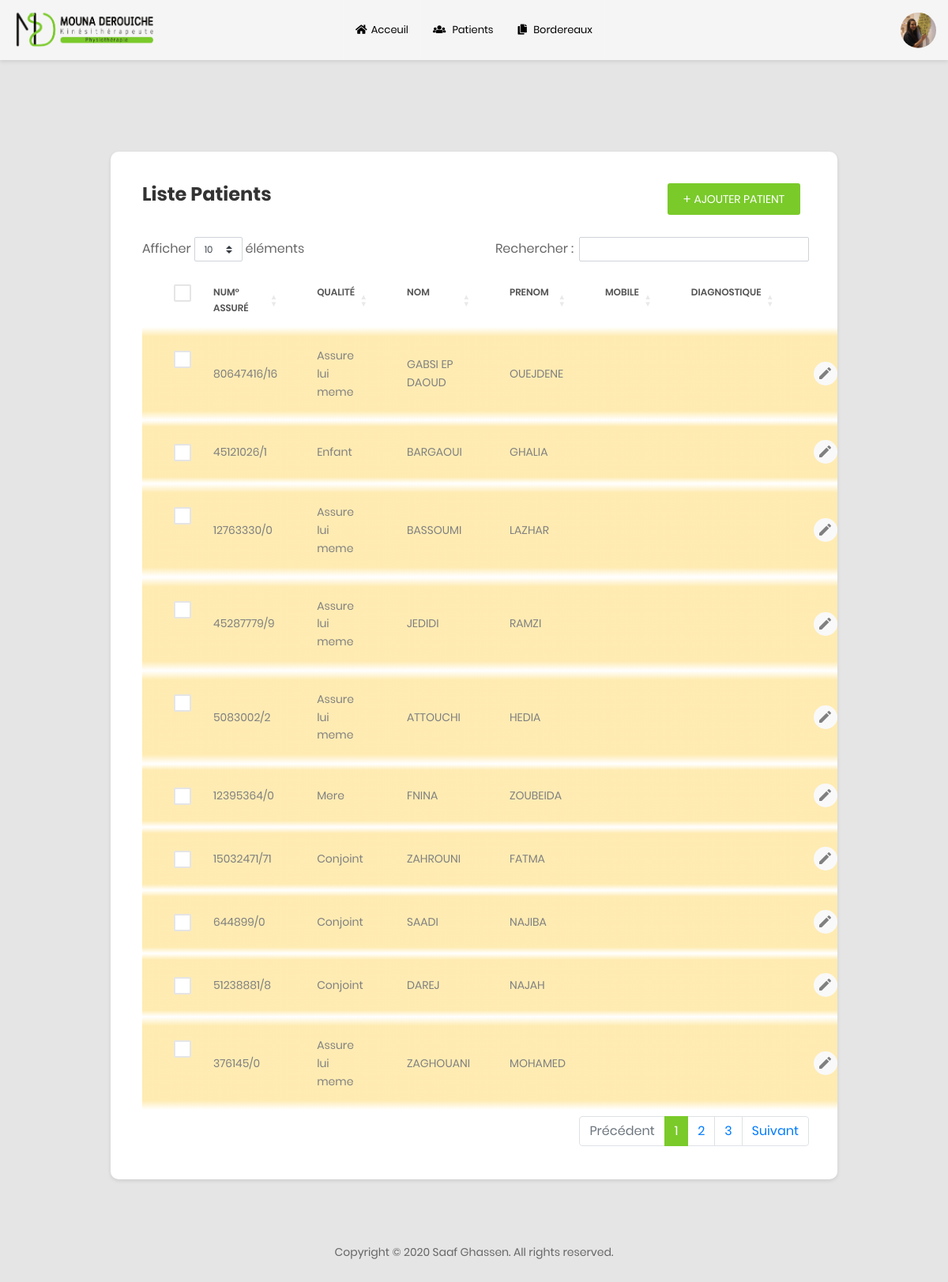
Page /patients.php (signed in) on the committed database.
### tables this page shows
CREATE TABLE IF NOT EXISTS `kine` (
  `code` varchar(20) NOT NULL,
  `cin` int(11) NOT NULL,
  `email` varchar(50) NOT NULL,
  `nom` varchar(20) NOT NULL,
  `prenom` varchar(20) NOT NULL,
  `uname` varchar(20) NOT NULL,
  `pwd` varchar(50) NOT NULL,
  `profeesion` varchar(20) NOT NULL DEFAULT 'Kinesitherapeute',
  `centre_ref` varchar(20) NOT NULL DEFAULT 'Hammamet',
  `mobile` varchar(20) NOT NULL,
  `adresse` varchar(100) NOT NULL,
  `code_prest` varchar(255) NOT NULL,
  `mat_fisc` varchar(255) NOT NULL,
  `banque` varchar(255) NOT NULL,
  `RIB` varchar(255) NOT NULL,
  PRIMARY KEY (`code`),
  UNIQUE KEY `cin` (`cin`)
);

CREATE TABLE IF NOT EXISTS `patient` (
  `id` int(255) NOT NULL AUTO_INCREMENT,
  `n_assure` varchar(50) NOT NULL,
  `cin_kine` varchar(10) NOT NULL,
  `nom` varchar(50) NOT NULL,
  `prenom` varchar(50) NOT NULL,
  `qualite` varchar(255) NOT NULL,
  `nom_ass` varchar(255) NOT NULL,
  `pre_ass` varchar(255) NOT NULL,
  `diagnostique` varchar(255) NOT NULL,
  `tel` varchar(255) NOT NULL,
  PRIMARY KEY (`id`,`n_assure`,`cin_kine`,`nom`,`prenom`)
);

### inc/fonctions.php (called while the page is built, shortened)
<?php
class fonctions
{
    public function getPatient($nAss=null)
    {
        $cin=$_SESSION["cin"];
        if($nAss==null )
        {
            $sql="select * from cabinet.patient where cin_kine = '$cin'";
        }
        else
        {
            $sql="select * from cabinet.patient where cin_kine = '$cin' and id= '$nAss'";
        }
        $db = config::getConnexion();
        try
        {
            $u=$db->query($sql);
            return $u;
        }
        catch (Exception $e)
        {
            die('Erreur: '.$e->getMessage());
        }
    }
    public function getjrf()
    {
        $sql="select * from jour_non_aut ";
        $db = config::getConnexion();
        try
        {
            $u=$db->query($sql);
            return $u;
        }
        catch (Exception $e)
        {
            die('Erreur: '.$e->getMessage());
        }
    }
}

### patients.php (the view, shortened to what this page needs)
<?php include 'inc/header.php';
$pat=$f->getPatient();
?>
<div class="main-content" >
    <div class=" section__content--p30">
        <div class="container-fluid">
            <div class="row">
                <div class="col-10 offset-1">
                    <div class="au-card">
                        <div class="table-data__tool">
                            <div class="table-data__tool-left">
                                <h3>Liste Patients</h3>
                            </div>
                            <div class="table-data__tool-right">
                                <button type="button" class="au-btn au-btn-icon au-btn--green au-btn--small" data-toggle="modal" data-target="#addPat" >
                                    <i class="zmdi zmdi-plus"></i>Ajouter Patient</button>
                            </div>
                        </div>
                        <div class="table-responsive table-responsive-data2">
                            <table id="example" class="table table-data2">
                                <thead>
                                <tr>
                                    <th>
                                        <label class="au-checkbox">
                                            <span class="au-checkmark"></span>
                                        </label>
                                    </th>
                                    <th>Num° Assuré</th>
                                    <th>Qualité</th>
                                    <th>nom</th>
                                    <th>prenom</th>
                                    <th>Mobile</th>
                                    <th>Diagnostique</th>
                                    <th></th>
                                </tr>
                                </thead>
                                <tbody>
                                <?php
                                $x=1;
                                foreach ($pat as $p)
                                {   $dec=$f->getDec($p["id"],null)->rowCount();
                                    echo'
                                <tr style="background: rgb(255,255,255);background: linear-gradient(180deg, rgba(255,255,255,0.3) 0%, rgba(254,190,1,0.3) 10%, rgba(254,190,1,0.3) 50%, rgba(254,190,1,0.3) 90%, rgba(255,255,255,0.3) 100%);" class="tr-shadow ">
                                    <td>
                                        <label class="au-checkbox">
                                            <span class="au-checkmark"></span>
                                        </label>
                                    </td>
                                    <td>'.$p["n_assure"].'</td>
                                    <td>'.$p["qualite"].'</td>
                                    <td>'.$p["nom"].'</td>
                                    <td>'.$p["prenom"].'</td>
                                    <td>'.$p["tel"].'</td>
                                    <td class="desc">'.$p["diagnostique"].'</td>
                                    <td>
                                        <div class="table-data-feature">
                                            <button class="item" data-toggle="modal" data-target="#edit'.$x.'" data-placement="top" title="Edit">
                                                <i class="zmdi zmdi-edit"></i>
                                            </button>
                                            <div class="modal fade" id="edit'.$x.'" tabindex="1" role="dialog" aria-labelledby="myModalLabel" aria-hidden="false">
                                                                                <input id="" name="" type="text" class="form-control text-center" value="'.$p["n_assure"].'" placeholder="XXXXXXXX/XX" maxlength="11" disabled>
                                                                                <input id="num_ass" name="num_ass" type="hidden" class="form-control text-center" value="'.$p["id"].'">
                                                                                    <input id="nom_ass" name="nom_ass" type="text" class="form-control" value="'.$p["nom_ass"].'" onkeyup="validate(this)" placeholder="">
                                                                                    <input id="pre_ass" name="pre_ass" type="text" class="form-control" value="'.$p["pre_ass"].'" onkeyup="validate(this)" placeholder="">
                                                                                        <option ';if($p["qualite"]=="Assure lui meme"){echo " selected ";} echo' value="Assure lui meme">Assuré lui même</option>
                                                                                        <option ';if($p["qualite"]=="Conjoint"){echo " selected ";} echo' value="Conjoint">Conjoint</option>
                                                                                        <option ';if($p["qualite"]=="Enfant"){echo " selected ";} echo' value="Enfant">Enfant</option>
                                                                                        <option ';if($p["qualite"]=="Mere"){echo " selected ";} echo' value="Mere">Mere</option>
                                                                                        <option ';if($p["qualite"]=="Pere"){echo " selected ";} echo' value="Pere">Pere</option>
                                                                                    <input id="nom" name="nom" type="text" class="form-control" value="'.$p["nom"].'" onkeyup="validate(this)" placeholder="">
                                                                                    <input id="pre" name="pre" type="text" class="form-control" value="'.$p["prenom"].'" onkeyup="validate(this)" placeholder="">
                                                                                <input id="tel" name="tel" type="text" class="form-control text-center" value="'.$p["tel"].'" onkeyup="validate(this)" placeholder="XX XXX XXX" maxlength="11">
                                                                                <input id="diag" name="diag" type="text" class="form-control text-center" value="'.$p["diagnostique"].'" onkeyup="validate(this)" placeholder="" maxlength="">
                            </div>
                                            ';
                                    echo'
                                            <div class="modal fade" id="del'.$x.'" tabindex="-1" role="dialog" aria-labelledby="myModalLabel" aria-hidden="false">
                                              <input type="text" id="orangeForm-name" name="" class="form-control validate text-center" value="'.$p["nom"].' '.$p["prenom"].'" disabled>
                                            <input type="hidden" name="num_ass" value="'.$p["id"].'">
                                    </div>
                                                <a href="pec.php?n_ass='.$p["id"].'"><i class="zmdi zmdi-more"></i></a>
                                        </div>
                                    </td>
                                </tr>';
                                $x++;
                                }?>
                                </tbody>
                            </table>
                        </div>
                    </div>
                </div>
            </div>
        </div>
    </div>
</div>
<?php include 'inc/footer.php'; ?>

### inc/header.php (shortened to what this page needs)
<!DOCTYPE html>
<html lang="en">
<?php
include 'inc/fonctions.php';
$f=new fonctions();
$u=$f->getKine($_SESSION['cin']);
$jf=$f->getjrf();
foreach ($u as $t)
{
?>
<head>
    <link href="css/font-face.css" rel="stylesheet" media="all">
    <link href="vendor/font-awesome-4.7/css/font-awesome.min.css" rel="stylesheet" media="all">
    <link href="vendor/font-awesome-5/css/fontawesome-all.min.css" rel="stylesheet" media="all">
    <link href="vendor/mdi-font/css/material-design-iconic-font.min.css" rel="stylesheet" media="all">
    <link href="vendor/bootstrap-4.1/bootstrap.min.css" rel="stylesheet" media="all">
    <link href="vendor/animsition/animsition.min.css" rel="stylesheet" media="all">
    <link rel="stylesheet" href="https://cdnjs.cloudflare.com/ajax/libs/twitter-bootstrap/4.1.3/css/bootstrap.css" media="all">
    <link rel="stylesheet" href="https://cdn.datatables.net/1.10.21/css/dataTables.bootstrap4.min.css" media="all">
    <link href="vendor/bootstrap-progressbar/bootstrap-progressbar-3.3.4.min.css" rel="stylesheet" media="all">
    <link href="vendor/wow/animate.css" rel="stylesheet" media="all">
    <link href="vendor/css-hamburgers/hamburgers.min.css" rel="stylesheet" media="all">
    <link href="vendor/slick/slick.css" rel="stylesheet" media="all">
    <link href="vendor/select2/select2.min.css" rel="stylesheet" media="all">
    <link href="vendor/perfect-scrollbar/perfect-scrollbar.css" rel="stylesheet" media="all">
    <link href='vendor/fullcalendar-3.10.0/fullcalendar.css' rel='stylesheet' media="all" />
    <link href="css/theme.css" rel="stylesheet" media="all">
</head>
<body class="animsition">
<div class="page-wrapper">
    <header class="header-desktop3 d-none  d-lg-block" style="background: whitesmoke">
        <div class="section__content section__content--p35">
            <div class="header3-wrap">
                <div class="header__logo">
                    <a href="#">
                        <img width="179px" height="52px" src="images/icon/mouna-logo.png" alt="CoolAdmin" />
                    </a>
                </div>
                <div class="header__navbar" >
                    <ul class="list-unstyled">
                        <li class="has-sub">
                            <a href="index.php">
                                <i class="fas fa-home"></i>Acceuil
                            </a>
                        </li>
                        <li>
                            <a href="patients.php">
                                <i class="fas fa-users"></i>
                                <span class="bot-line"></span>Patients</a>
                        </li>
                        <li>
                            <a href="bord.php">
                                <i class="fas fa-copy"></i>
                                <span class="bot-line"></span>Bordereaux</a>
                        </li>
                    </ul>
                </div>
                <div class="header__tool">
                    <div class="account-wrap">
                        <div class="account-item account-item--style2 clearfix js-item-menu">
                            <div class="image">
                                <img src="images/icon/avatar-01.jpg" alt="pic" />
                            </div>
                        </div>
                    </div>
                </div>
            </div>
        </div>
    </header>
<?php
}
?>

### rows in the picture
patient: n_assure "80647416/16", qualite "Assure lui meme", nom "GABSI EP DAOUD", prenom "OUEJDENE"
patient: n_assure "45121026/1", qualite "Enfant", nom "BARGAOUI", prenom "GHALIA"
patient: n_assure "12763330/0", qualite "Assure lui meme", nom "BASSOUMI", prenom "LAZHAR"
patient: n_assure "45287779/9", qualite "Assure lui meme", nom "JEDIDI", prenom "RAMZI"
patient: n_assure "5083002/2", qualite "Assure lui meme", nom "ATTOUCHI", prenom "HEDIA"
patient: n_assure "12395364/0", qualite "Mere", nom "FNINA", prenom "ZOUBEIDA"
patient: n_assure "15032471/71", qualite "Conjoint", nom "ZAHROUNI", prenom "FATMA"
patient: n_assure "644899/0", qualite "Conjoint", nom "SAADI", prenom "NAJIBA"
patient: n_assure "51238881/8", qualite "Conjoint", nom "DAREJ", prenom "NAJAH"
patient: n_assure "376145/0", qualite "Assure lui meme", nom "ZAGHOUANI", prenom "MOHAMED"
